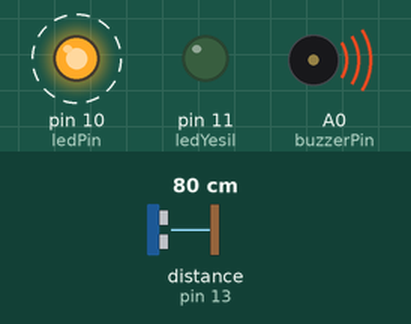
A sketch run on a simulated Arduino Uno, built with avr-gcc and run on an emulated ATmega328P. Parts: output pins drawn as LEDs (lit = HIGH), buzzer (waves = sounding). Wiring (inferred from the names in the program): ultrasonic range finder: trigger pin 12; echo pin 13. Dashed ring = blinking. Inputs (shaded band) come from the test bench; at power-on: distance to the obstacle (sensor on pin 13) 80 cm. The echo pulse lasts 58.3 µs per cm; pins used as bus, display or sensor lines are not drawn.

Above: at 1.8 s.
1.9 s: distance to the obstacle (sensor on pin 13) set to 24 cm
5.4 s: distance to the obstacle (sensor on pin 13) set to 19 cm
At 6.4 s:
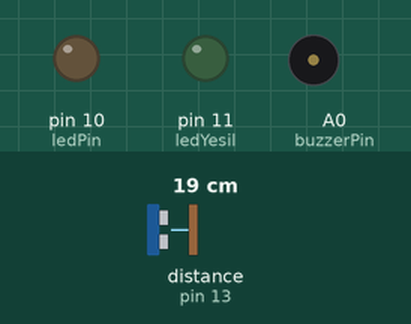
At 7.1 s:
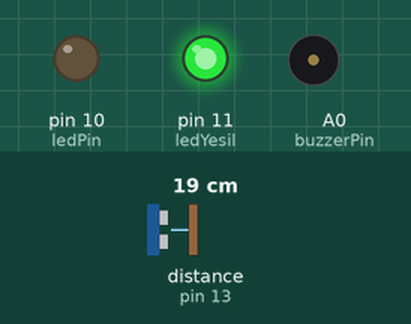
Timing chart, 0 to 8.6 s (numbered marks = the images above; inputs shaded):
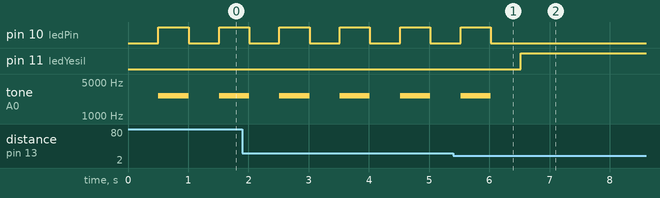

The sketch:

voice_security_with_distance_sensor.ino
```cpp
#include <Keypad.h>  // keypad kütüphanesini programa dahil ediyoruz.
const byte Satir= 4;  // keypad satır sayısı
const byte Sutun= 4;  // keypad sütün sayısı
String Sifre;     // girilen şifre
String sonuc = "1234";
bool sifreGirildi = false;
int buzzerPin = A0;
// Keypad tuş yapısını hazırlıyoruz.
char key[Satir][Sutun]=
{
{'1', '2', '3', 'A'},
{'4', '5', '6', 'B'},
{'7', '8', '9', 'C'},
{'*', '0', '#', 'D'}
};

// Arduino bağlantı bacaklarını belirliyoruz
byte SatirPinleri[Satir] = {9,8,7,6};
byte SutunPinleri[Sutun]= {5,4,3,2};

// bu TusTakimi keypad nesnesine tanımlıyoruz.
Keypad TusTakimi= Keypad(makeKeymap(key), SatirPinleri, SutunPinleri, Satir, Sutun);
////////////////////////////////////////////////////////


const int ledPin = 10; // kirmizi
const int ledYesil = 11;
const int echoPin = 13;
const int trigPin = 12;
long sure, mesafe;
void setup() {
  // put your setup code here, to run once:

  pinMode(ledPin, OUTPUT);
  pinMode(ledYesil, OUTPUT);

  // Uzaklik Sensoru
  pinMode(trigPin, OUTPUT);
  pinMode(echoPin, INPUT);
  Serial.begin(9600);

}

void loop() {
  // put your main code here, to run repeatedly:


  // Mesafe olcumu
  if (!sifreGirildi){
    digitalWrite(trigPin, LOW);
    delayMicroseconds(3);
    digitalWrite(trigPin, HIGH);
    delayMicroseconds(10);
    digitalWrite(trigPin, LOW);
    sure = pulseIn(echoPin, HIGH);
    mesafe = sure /29.1/2;
    delay(500);

    digitalWrite(ledYesil, HIGH);
    if (mesafe > 20){
      digitalWrite(ledYesil, LOW);
      digitalWrite(ledPin, HIGH);
      tone(buzzerPin, 2620);
      delay(500);
      digitalWrite(ledPin, LOW);
      noTone(buzzerPin);

      }
      }

  else{
    digitalWrite(ledYesil, HIGH);
    delay(500);
    digitalWrite(ledYesil, LOW);
    char basilanTus = TusTakimi.getKey();
      if (basilanTus == 'B'){
        sifreGirildi = false;}
    }
  char basilanTus = TusTakimi.getKey();
  char bas;
  if (basilanTus == 'A') {

    while (bas != '#' && bas != '*'){
      char bas = TusTakimi.getKey();
      if (bas != NULL){
      Serial.print("Basılan Tuş:");
      Serial.println(bas);
      if (bas != '#' && bas != '*'){
        Sifre = Sifre + bas;
        Serial.println("Girilen Sifre: " + Sifre );}

      if (bas == '#'){
          if (Sifre == sonuc){
            Serial.println("Dogru");
            sifreGirildi = true;
            Sifre = "";
            break;}
           else{
              Serial.println("Yanlis");
               Sifre = "";}
               break;}
      if (bas == '*'){
        Serial.println("Temizlendi");
        Sifre = "";}}
    }

    }


  if (basilanTus == 'B'){
    sifreGirildi = false;}
  }

// Malzeme listesi
/*
- 2 adet led
- 1 adet mesafe ölçer
- 1 Uno R3
- 2 adet direnç
- Güç kaynağı
- Keypad
- Kablolar
- Breadboard
- Buzzer
*/
```

Measured:
- the behaviour switches between 22 and 21 cm on distance to the obstacle (sensor on pin 13) (found by bisection; images 0 and 1)
- after the input at 5.4 s, pin 10 (ledPin): goes on until 6.0 s, then stays LOW; pin 11 (ledYesil): LOW → HIGH after 1.1 s; tone on A0 (buzzerPin): goes on until 6.0 s, then stays silent
- by itself, pin 10 (ledPin): alternates HIGH for 0.50 s and LOW for 0.50 s
- by itself, tone on A0 (buzzerPin): alternates 2620 Hz for 0.50 s and silent for 0.50 s
